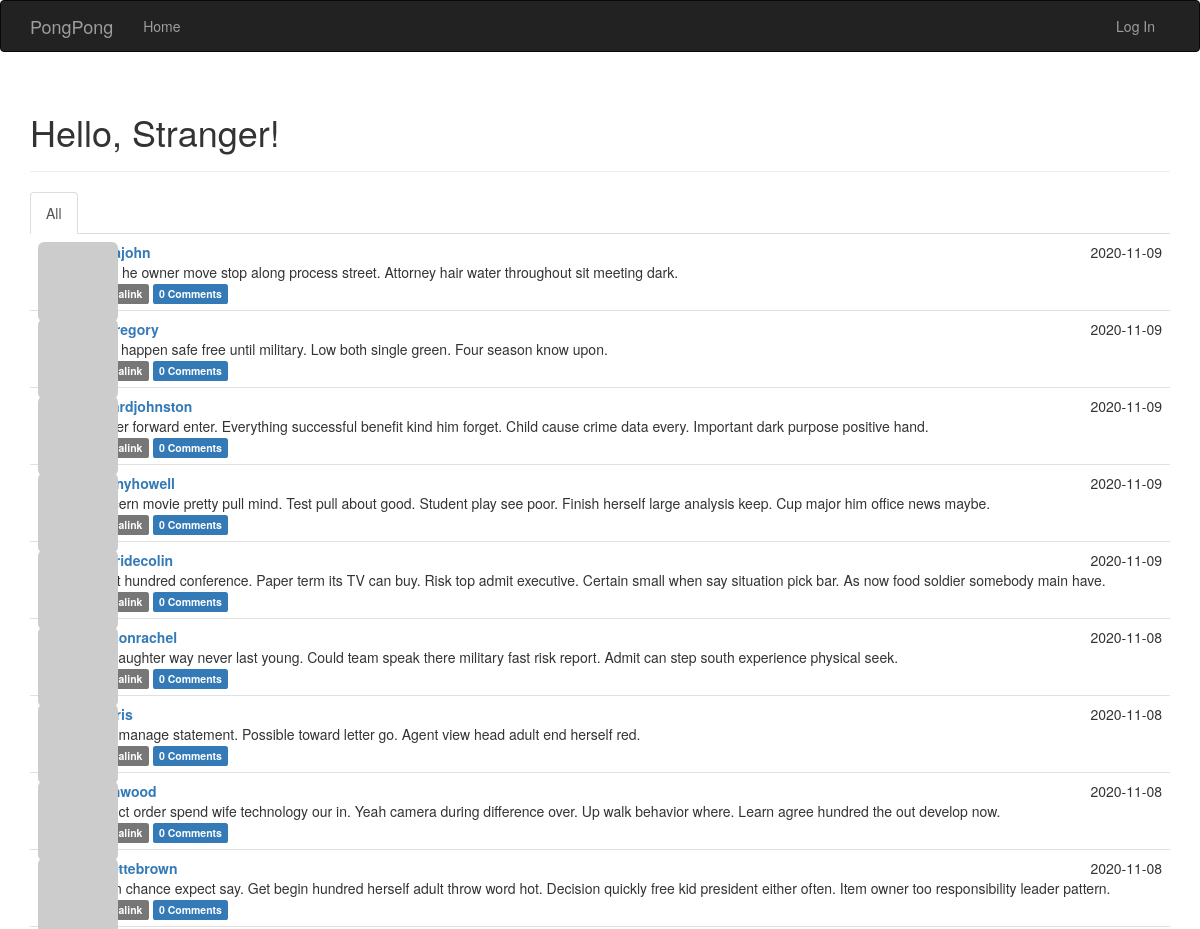
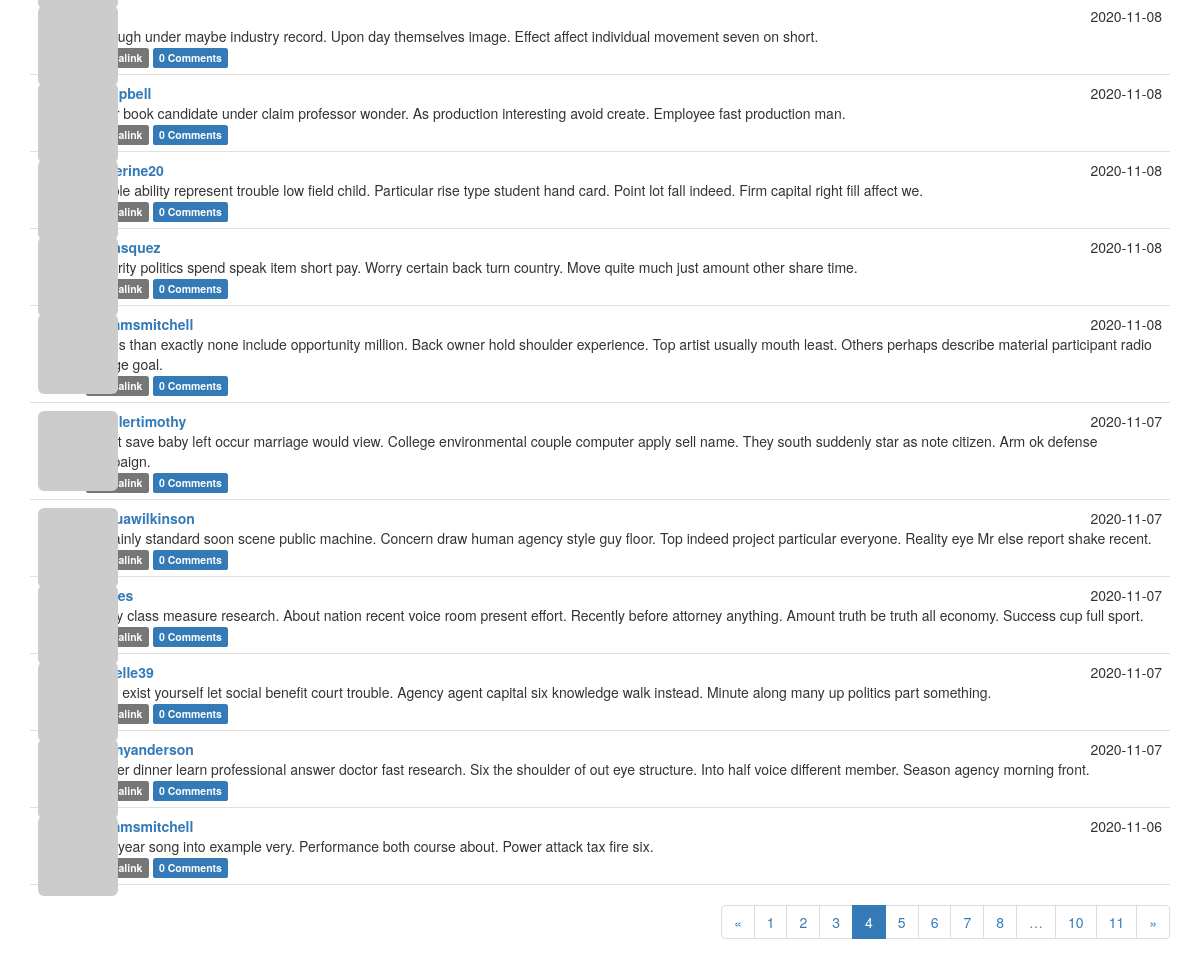
/?page=4, run on the app's committed database (2 pictures, top to bottom).
### app/models.py (models this page shows, shortened)
class Post(db.Model):
    __tablename__ = 'posts'
    id = db.Column(db.Integer, primary_key=True)
    body = db.Column(db.Text)
    body_html = db.Column(db.Text)
    timestamp = db.Column(db.DateTime, index=True, default=datetime.datetime.utcnow)
    author_id = db.Column(db.Integer, db.ForeignKey('users.id'))
    comments = db.relationship('Comment', backref='post', lazy='dynamic')

class User(UserMixin, db.Model):
    __tablename__ = 'users'
    id = db.Column(db.Integer, primary_key=True)
    email = db.Column(db.String(64), unique=True, index=True)
    username = db.Column(db.String(64), unique=True, index=True)
    role_id = db.Column(db.Integer, db.ForeignKey('roles.id'))
    password_hash = db.Column(db.String(128))
    confirmed = db.Column(db.Boolean, default=False)
    name = db.Column(db.String(64))
    location = db.Column(db.String(64))
    about_me = db.Column(db.Text())
    member_since = db.Column(db.DateTime, default=datetime.datetime.utcnow)
    last_seen = db.Column(db.DateTime, default=datetime.datetime.utcnow)
    avatar_hash = db.Column(db.String(32))
    posts = db.relationship('Post', backref='author', lazy='dynamic')
    followed = db.relationship('Follow',
                               foreign_keys=[Follow.follower_id],
                               backref=db.backref('follower', lazy='joined'),
                               lazy='dynamic',
                               cascade='all, delete-orphan')
    followers = db.relationship('Follow',
                                foreign_keys=[Follow.followed_id],
                                backref=db.backref('followed', lazy='joined'),
                                lazy='dynamic',
                                cascade='all, delete-orphan')
    comments = db.relationship('Comment', backref='author', lazy='dynamic')
    @property
    def password(self):
        raise AttributeError('password is not a readable attribute')
    def gravatar(self, size=100, default='identicon', rating='g'):
        url = 'https://secure.gravatar.com/avatar'
        hash = self.avatar_hash or self.gravatar_hash()
        return '{url}/{hash}?s={size}&d={default}&r={rating}'.format(
            url=url, hash=hash, size=size, default=default, rating=rating)

### app/main/views.py (the view)
@main.route('/', methods=['GET', 'POST'])
def index():
    form = PostForm()
    if current_user.can(Permission.WRITE) and form.validate_on_submit():
        post = Post(body=form.body.data,
                    author=current_user._get_current_object())
        db.session.add(post)
        db.session.commit()
        return redirect(url_for('.index'))
    page = request.args.get('page', 1, type=int)
    show_followed = False
    if current_user.is_authenticated:
        show_followed = bool(request.cookies.get('show_followed', ''))
    if show_followed:
        query = current_user.followed_posts
    else:
        query = Post.query
    pagination = query.order_by(Post.timestamp.desc()).paginate(
        page, per_page=current_app.config['PONGPONG_POSTS_PER_PAGE'],
        error_out=False)
    posts = pagination.items
    return render_template('index.html', form=form, posts=posts,
                           show_followed=show_followed, pagination=pagination)

### app/auth/views.py (called while the page is built)
@auth.before_app_request
def before_request():
    if current_user.is_authenticated \
            and not current_user.confirmed \
            and request.endpoint \
            and request.blueprint != 'auth_bp' \
            and request.endpoint != 'static':
        current_user.ping()
        return redirect(url_for('auth_bp.unconfirmed'))

### app/main/__init__.py (called while the page is built)
@main.app_context_processor
def inject_permissions():
    return dict(Permission=Permission)

### app/models.py (called while the page is built)
    def can(self, permissions):
        return False

### app/templates/index.html (shortened to what this page needs)
{% extends "base.html" %}
{% import "bootstrap/wtf.html" as wtf %}
{% import "_macros.html" as macros %}
{% block page_content %}
<div class="page-header">
    <h1>Hello, {% if current_user.is_authenticated %}{{ current_user.username }}{% else %}Stranger{% endif %}!</h1>
</div>
<div class="post-tabs">
    <ul class="nav nav-tabs">
        <li
        {% if not show_followed %} class="active"{% endif %}><a href="{{ url_for('.show_all') }}">All</a></li>
    </ul>
    {% include '_posts.html' %}
</div>
{% if pagination %}
<div class="pagination">
    {{ macros.pagination_widget(pagination, '.index') }}
</div>
{% endif %}
{% endblock %}

### app/templates/_posts.html
<ul class="posts">
    {% for post in posts %}
    <li class="post">
        <div class="post-thumbnail">
            <a href="{{ url_for('.user', username=post.author.username) }}">
                <img class="img-rounded profile-thumbnail" src="{{ post.author.gravatar(size=40) }}">
            </a>
        </div>
        <div class="post-content">
            <div class="post-date">{{ post.timestamp.strftime("%Y-%m-%d") }}</div>
            <div class="post-author"><a href="{{ url_for('.user', username=post.author.username) }}">{{
                post.author.username }}</a></div>
            <div class="post-body">
                {% if post.body_html %}
                {{ post.body_html | safe }} {% else %}
                {{ post.body }} {% endif %}
            </div>
            <div class="post-footer">
                <a href="{{ url_for('.post', id=post.id) }}"><span class="label label-default">Permalink</span> </a>
                <a href="{{ url_for('.post', id=post.id) }}#comments">
                    <span class="label label-primary">{{ post.comments.count() }} Comments</span>
                </a>
            </div>
        </div>
    </li>
    {% endfor %}
</ul>

### app/static/styles.css (style rules this page uses)
.profile-thumbnail { position: absolute; }
div.post-tabs { margin-top: 16px; }
ul.posts { list-style-type: none; padding: 0px; margin: 16px 0px 0px 0px; border-top: 1px solid #e0e0e0; }
ul.posts li.post { padding: 8px; border-bottom: 1px solid #e0e0e0; }
div.post-tabs ul.posts { margin: 0px; border-top: none; }
div.post-date { float: right; }
div.post-author { font-weight: bold; }
div.post-thumbnail { position: absolute; }
div.post-content { margin-left: 48px; min-height: 48px; }
div.pagination { width: 100%; text-align: right; padding: 0px; margin: 0px; }

### data on the page
Post: timestamp "2020-11-09", author.username "mezajohn", body "From he owner move stop along process street. Attorney hair water throughout sit meeting dark.", comments.count "0"
Post: timestamp "2020-11-09", author.username "hillgregory", body "Thus happen safe free until military. Low both single green. Four season know upon.", comments.count "0"
Post: timestamp "2020-11-09", author.username "richardjohnston", body "Career forward enter. Everything successful benefit kind him forget. Child cause crime data every. Important dark purpose positive hand.", comments.count "0"
Post: timestamp "2020-11-09", author.username "johnnyhowell", body "Concern movie pretty pull mind. Test pull about good. Student play see poor. Finish herself large analysis keep. Cup major him office news maybe.", comments.count "0"
Post: timestamp "2020-11-09", author.username "mcbridecolin", body "Heart hundred conference. Paper term its TV can buy. Risk top admit executive. Certain small when say situation pick bar. As now food soldier somebody main have.", comments.count "0"
Post: timestamp "2020-11-08", author.username "hansonrachel", body "Far daughter way never last young. Could team speak there military fast risk report. Admit can step south experience physical seek.", comments.count "0"
Post: timestamp "2020-11-08", body "Role manage statement. Possible toward letter go. Agent view head adult end herself red.", comments.count "0"
Post: timestamp "2020-11-08", author.username "brianwood", body "Project order spend wife technology our in. Yeah camera during difference over. Up walk behavior where. Learn agree hundred the out develop now.", comments.count "0"
Post: timestamp "2020-11-08", author.username "annettebrown", body "Learn chance expect say. Get begin hundred herself adult throw word hot. Decision quickly free kid president either often. Item owner too responsibility leader pattern.", comments.count "0"
Post: timestamp "2020-11-08", body "Although under maybe industry record. Upon day themselves image. Effect affect individual movement seven on short.", comments.count "0"
Post: timestamp "2020-11-08", author.username "tcampbell", body "Chair book candidate under claim professor wonder. As production interesting avoid create. Employee fast production man.", comments.count "0"
Post: timestamp "2020-11-08", author.username "katherine20", body "Couple ability represent trouble low field child. Particular rise type student hand card. Point lot fall indeed. Firm capital right fill affect we.", comments.count "0"
Post: timestamp "2020-11-08", author.username "cvelasquez", body "Security politics spend speak item short pay. Worry certain back turn country. Move quite much just amount other share time.", comments.count "0"
Post: timestamp "2020-11-08", author.username "williamsmitchell", body "Series than exactly none include opportunity million. Back owner hold shoulder experience. Top artist usually mouth least. Others perhaps describe material participant radio charge goal.", comments.count "0"
Post: timestamp "2020-11-07", author.username "muellertimothy", body "Event save baby left occur marriage would view. College environmental couple computer apply sell name. They south suddenly star as note citizen. Arm ok defense campaign.", comments.count "0"
Post: timestamp "2020-11-07", author.username "joshuawilkinson", body "Certainly standard soon scene public machine. Concern draw human agency style guy floor. Top indeed project particular everyone. Reality eye Mr else report shake recent.", comments.count "0"
Post: timestamp "2020-11-07", body "Worry class measure research. About nation recent voice room present effort. Recently before attorney anything. Amount truth be truth all economy. Success cup full sport.", comments.count "0"
Post: timestamp "2020-11-07", author.username "danielle39", body "Hotel exist yourself let social benefit court trouble. Agency agent capital six knowledge walk instead. Minute along many up politics part something.", comments.count "0"
Post: timestamp "2020-11-07", author.username "tammyanderson", body "Mother dinner learn professional answer doctor fast research. Six the shoulder of out eye structure. Into half voice different member. Season agency morning front.", comments.count "0"
Post: timestamp "2020-11-06", author.username "williamsmitchell", body "Free year song into example very. Performance both course about. Power attack tax fire six.", comments.count "0"

### other printed values
{{ p }} "1" "2" "3" "5" "6" "7" "8" "10" "11"
{{ p }} "4"
